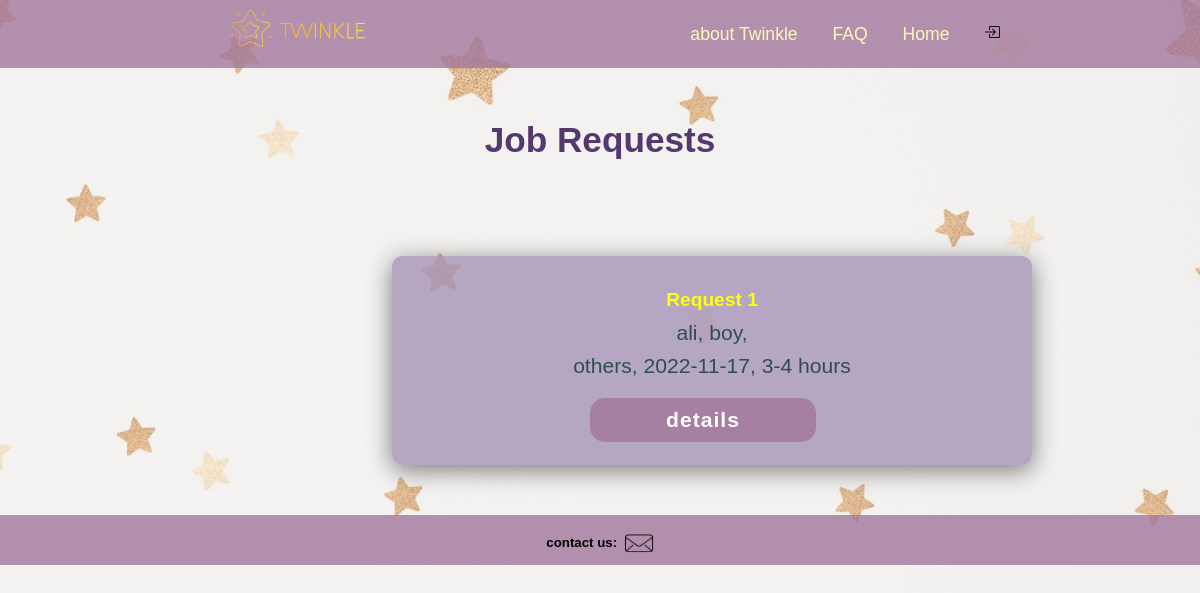
/jobRequests.php, run on the app's committed database.
### tables this page shows
CREATE TABLE IF NOT EXISTS `requests` (
  `id` int(6) NOT NULL AUTO_INCREMENT,
  `kidsName` varchar(200) NOT NULL,
  `Gender` varchar(20) NOT NULL,
  `age` varchar(500) NOT NULL,
  `TypeOfServese` varchar(100) NOT NULL,
  `startDate` date NOT NULL,
  `Duration` varchar(500) NOT NULL,
  `comments` text NOT NULL,
  `parentName` varchar(100) NOT NULL,
  `status` varchar(100) DEFAULT NULL,
  PRIMARY KEY (`id`)
);

### jobRequests.php (the view, shortened to what this page needs)
<!DOCTYPE html>
<html>
    <head>
        <link rel="stylesheet" type="text/css" href="css/Style.css">
    </head>
    <body>
        <header>
            <a href="#"class="logo "><img src="img/noBG2.png"width="200"></a>
             <nav class="navagation">
                <a  id="aHedear" href="BabySitterHome.php#faq" > about Twinkle </a>
                 <a id="aHedear"  href="BabySitterHome.php#faq" > FAQ </a>
                  <a id="aHedear" href="BabySitterHome.php">Home</a>
                  <a href="logout.php"><img src="img/box-arrow-in-right.svg" alt="log out "></a>
             </nav>
         </header>
        <h2 class="JRLTitle">Job Requests</h2>
        <div class="JRsContent">
            <?php
            include("config.php");
            $sql="SELECT * FROM requests INNER JOIN users
ON requests.parentName = users.user_id";
            $result = $mysqli->query($sql);
            if ($result->num_rows > 0) {
            $i = 1;
            while ($row = $result->fetch_assoc()) {
            ?>
            <div class="req-container">
                <div class="info"><h3>Request <?php echo $i;?></h3></div>
                <div class="req-info">
                    <p><?php echo $row['kidsName'] ?>, <?php echo $row['Gender'] ?>, <?php echo $row['age'] ?></p>
                    <p><?php echo $row['TypeOfServese'] ?>, <?php echo $row['startDate'] ?>, <?php echo $row['Duration'] ?></p>
                    <a class="details" href="requestDetails.php?id=<?php echo $row['id'] ?>">details</a></div>
            </div>
<?php $i++; }
} ?>
    </div>
    <footer class="footer">
        <h5>contact us:</h5>
        <div >
            <a href="mailto:Twinkle@hotmail.com">
                <img  id="mailIcon" src="mail.png"  alt="mail icon"  class="contactIcons">
                </a>
        </div>
    </footer>
    </body>
</html>

### css/Style.css (style rules this page uses)
* { font-family: 'Gill Sans', 'Gill Sans MT', Calibri, 'Trebuchet MS', sans-serif; margin: 0; padding: 0; box-sizing: border-box; scroll-behavior: smooth; }
header { background-color:rgb(162 119 155/ 79%); width: 100%; position: fixed; z-index: 1000 ; display: flex; justify-content: space-between; align-items: center; padding: 3px 200px; }
#aHedear { color: #fbf8b9;; }
footer { width: 100%; height: 50px; background-color: rgb(162 119 155/ 79%); display: flex; justify-content: center; }
footer h5 { margin-top: 1.5em; padding-right: .5em; }
footer .contactIcons { width: 30px; height: 50%; margin-top: 1em ; }
.logo { text-decoration: none; color: rgb(255, 255, 5); text-transform: uppercase; font-weight: 700; font-size: 1.8em; }
.navagation a { color: rgb(255, 255, 5); text-decoration: none; font-size: 1.1em; font-weight: 400; padding-left: 30px; }
.info { text-align: center; margin-bottom: 5px; }
.info h3 { color: rgb(255, 255, 5); font-size: 1.2em; font-weight: 600; margin: 10px; }
h2.JRLTitle { color: rgb(84, 56, 110); font-size: 2.2em; font-weight: 800; padding: 10% 10% 7% 10%; text-align: center; }
.JRsContent { margin-left: 380px; }
.req-container { margin-bottom: 60px; background-color: rgba(165, 146, 183, 0.785); width: 40em; padding: 23px; margin: 12px; margin-bottom: 50px; border-radius: 10px; box-shadow: 0 5px 25px rgb(1 1 1 / 50%); text-align: center; }
.req-container p { margin-bottom: 10px; color: darkslategrey; font-size: 1.1em; }
.req-info { text-align: center; font-size: larger; }
.req-info p { margin-bottom: 9px; color: darkslategrey }
.req-info a { text-decoration: none; width: 200px; margin: 0 175px; border-radius: 15px; background-color: rgb(162 119 155/ 79%); font-weight: 600; color: white; font-size: 1.1em; padding: 10px 113px; letter-spacing: 1px; margin-top: 20px; transition: 0.7s ease; display: flex; justify-content: center; }
body { background-image: url(bkg2.jpg); background-size: cover; }
a { text-decoration: none; }

### data on the page
requests: kidsName "ali", Gender "boy", TypeOfServese "others", startDate "2022-11-17", Duration "3-4 hours"
